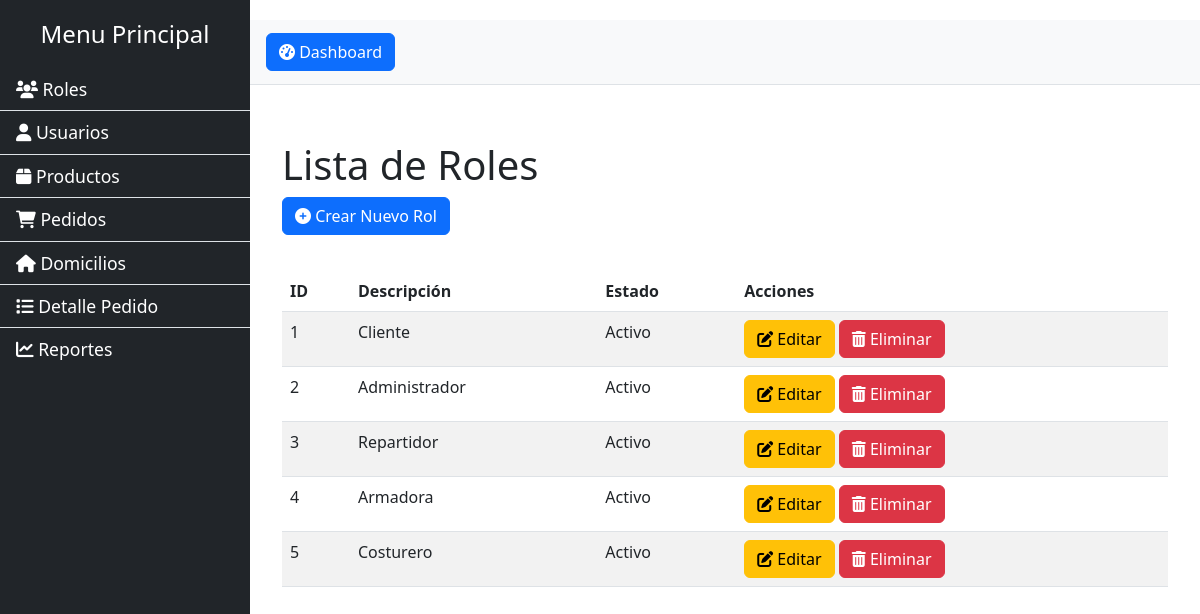
The app's page /view/RolView.php with its own data.
### tables this page shows
CREATE TABLE Rol (
  Idrolusuario INT AUTO_INCREMENT PRIMARY KEY,
  Descripcionrol VARCHAR(40) NOT NULL,
  Estadorol VARCHAR(40) NOT NULL
);

### model/Conexion.php (called while the page is built)
<?php
class Conexion {
    private $host = 'localhost';
    private $db = 'f_saltos';
    private $user = 'root';
    private $pass = '';
    public function conectar() {
        try {
            $conexion = new PDO("mysql:host=$this->host;dbname=$this->db", $this->user, $this->pass);
            $conexion->setAttribute(PDO::ATTR_ERRMODE, PDO::ERRMODE_EXCEPTION);
            return $conexion;
        } catch (PDOException $e) {
            echo "Error de conexión: " . $e->getMessage();
            return null;
        }
    }
    public function ejecutar($sql, $params = []) {
        $conexion = $this->conectar();
        if ($conexion) {
            $stmt = $conexion->prepare($sql);
            $stmt->execute($params);
            return $stmt;
        }
        return null;
    }
}
?>

### model/clsRol.php (called while the page is built, shortened)
<?php
require_once('Conexion.php');
class Rol extends Conexion {
    public function getAllRoles() {
        return $this->ejecutar("SELECT * FROM Rol")->fetchAll(PDO::FETCH_ASSOC);
    }
}
?>

### view/RolView.php (the view, shortened to what this page needs)
<?php
require_once('../model/clsRol.php');
$rolModel = new Rol();
$roles = $rolModel->getAllRoles();
?>
<!DOCTYPE html>
<html lang="en">
<head>
    <link rel="stylesheet" href="../applications/css/dashboard.css">
    <link href="https://cdn.jsdelivr.net/npm/bootstrap@5.3.0/dist/css/bootstrap.min.css" rel="stylesheet">
    <link rel="stylesheet" href="https://cdnjs.cloudflare.com/ajax/libs/font-awesome/6.0.0-beta3/css/all.min.css">
</head>
<body>
    <div class="d-flex" id="wrapper">
        <div class="bg-dark border-right" id="sidebar-wrapper">
            <div class="sidebar-heading text-white">Menu Principal</div>
            <div class="list-group list-group-flush">
                <a href="RolView.php" class="list-group-item list-group-item-action bg-dark text-white" id="crud-rol">
                    <i class="fas fa-users"></i> Roles
                </a>
                <a href="#" class="list-group-item list-group-item-action bg-dark text-white" id="crud-usuario">
                    <i class="fas fa-user"></i> Usuarios
                </a>
                <a href="#" class="list-group-item list-group-item-action bg-dark text-white" id="crud-producto">
                    <i class="fas fa-box"></i> Productos
                </a>
                <a href="#" class="list-group-item list-group-item-action bg-dark text-white" id="crud-pedido">
                    <i class="fas fa-shopping-cart"></i> Pedidos
                </a>
                <a href="#" class="list-group-item list-group-item-action bg-dark text-white" id="crud-domicilio">
                    <i class="fas fa-home"></i> Domicilios
                </a>
                <a href="#" class="list-group-item list-group-item-action bg-dark text-white" id="crud-detallepedido">
                    <i class="fas fa-list"></i> Detalle Pedido
                </a>
                <a href="#" class="list-group-item list-group-item-action bg-dark text-white" id="reportes">
                    <i class="fas fa-chart-line"></i> Reportes
                </a>
            </div>
        </div>
        <div id="page-content-wrapper">
            <nav class="navbar navbar-expand-lg navbar-light bg-light border-bottom">
            <a class="navbar-brand" href="../view/Dashboard.php"><button class="btn btn-primary" id="menu-toggle"><i class="fas fa-tachometer-alt"></i> Dashboard</button></a>
            </nav>
            <div class="container-fluid" id="main-content">
                <h1 class="mt-4">Lista de Roles</h1>
                <a href="../controller/RolController.php?action=create" class="btn btn-primary mb-3">
                    <i class="fas fa-plus-circle"></i> Crear Nuevo Rol
                </a>
                <table class="table table-striped">
                    <thead>
                        <tr>
                            <th>ID</th>
                            <th>Descripción</th>
                            <th>Estado</th>
                            <th>Acciones</th>
                        </tr>
                    </thead>
                    <tbody>
                        <?php foreach ($roles as $rol): ?>
                            <tr>
                                <td><?php echo htmlspecialchars($rol['Idrolusuario']); ?></td>
                                <td><?php echo htmlspecialchars($rol['Descripcionrol']); ?></td>
                                <td><?php echo htmlspecialchars($rol['Estadorol']); ?></td>
                                <td>
                                    <a href="../controller/RolController.php?action=edit&id=<?php echo htmlspecialchars($rol['Idrolusuario']); ?>" class="btn btn-warning">
                                        <i class="fas fa-edit"></i> Editar
                                    </a>
                                    <a href="../controller/RolController.php?action=delete&id=<?php echo htmlspecialchars($rol['Idrolusuario']); ?>"
                                       class="btn btn-danger" onclick="return confirm('¿Estás seguro de que deseas eliminar este rol?');">
                                        <i class="fas fa-trash-alt"></i> Eliminar
                                    </a>
                                </td>
                            </tr>
                        <?php endforeach; ?>
                    </tbody>
                </table>
            </div>
        </div>
    </div>
</body>
</html>

### applications/css/dashboard.css (style rules this page uses)
body { font-family: 'Arial', sans-serif; }
#wrapper { display: flex; width: 100%; }
#sidebar-wrapper { width: 250px; position: fixed; top: 0; left: 0; height: 100vh; z-index: 1000; background-color: #343a40; }
.sidebar-heading { padding: 1rem; font-size: 1.5rem; text-align: center; background-color: #212529; }
.list-group-item { padding: 15px; font-size: 1.1rem; }
#page-content-wrapper { width: 100%; padding-left: 250px; padding-top: 20px; }
#menu-toggle { margin-left: 1rem; }
#main-content { padding: 2rem; }
.table { margin-top: 20px; }

### records on screen
rol: Idrolusuario "1", Descripcionrol "Cliente", Estadorol "Activo"
rol: Idrolusuario "2", Descripcionrol "Administrador", Estadorol "Activo"
rol: Idrolusuario "3", Descripcionrol "Repartidor", Estadorol "Activo"
rol: Idrolusuario "4", Descripcionrol "Armadora", Estadorol "Activo"
rol: Idrolusuario "5", Descripcionrol "Costurero", Estadorol "Activo"
